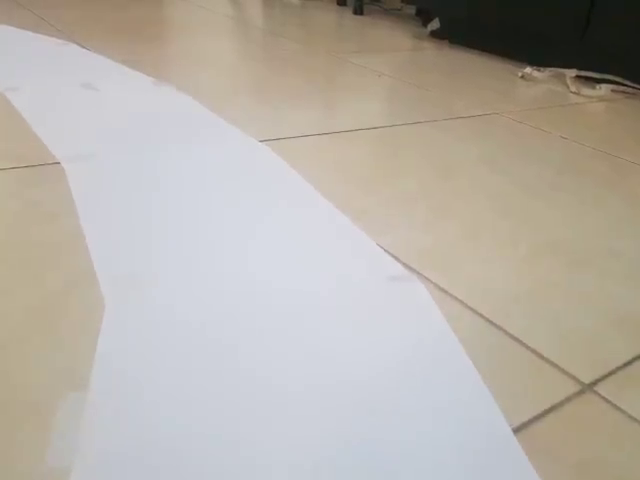
#> input picture frame 73 of vid1.mp4, 640 x 480 px
$ python cv_self_driver.py
#> lines starting #> are read from the running program, lines starting #| are printed output that depends on the picture; after the words box and inside, x2 and y2 are one past the last pixel; in counts of white or black regions, pixels touching at a corner belong together
### utils.py
import cv2
import numpy as np

def thresholding(img):
    imghsv = cv2.cvtColor(img, cv2.COLOR_BGR2HSV)
    lowerwhite = np.array([80, 0, 0])
    upperwhite = np.array([255, 160, 255])
    maskwhite = cv2.inRange(imghsv, lowerwhite, upperwhite)
    return maskwhite


def warpimg(img, points, w, h):
    pts1 = np.float32(points)
    pts2 = np.float32([[0, 0], [w, 0], [0, h], [w, h]])
    matrix = cv2.getPerspectiveTransform(pts1, pts2)
    imgWarp = cv2.warpPerspective(img, matrix, (w, h))
    return imgWarp

def nothing(a):
    pass

def initializeTrackbars(intialTracbarVals,wT=480, hT=240):
    cv2.namedWindow("Trackbars")
    cv2.resizeWindow("Trackbars", 360, 240)
    cv2.createTrackbar("Width Top", "Trackbars", intialTracbarVals[0],wT//2, nothing)
    cv2.createTrackbar("Height Top", "Trackbars", intialTracbarVals[1], hT, nothing)
    cv2.createTrackbar("Width Bottom", "Trackbars", intialTracbarVals[2],wT//2, nothing)
    cv2.createTrackbar("Height Bottom", "Trackbars", intialTracbarVals[3], hT, nothing)

def valTrackbars(wT=480, hT=240):
    widthTop = cv2.getTrackbarPos("Width Top", "Trackbars")
    heightTop = cv2.getTrackbarPos("Height Top", "Trackbars")
    widthBottom = cv2.getTrackbarPos("Width Bottom", "Trackbars")
    heightBottom = cv2.getTrackbarPos("Height Bottom", "Trackbars")
    points = np.float32([(widthTop, heightTop), (wT-widthTop, heightTop), (widthBottom , heightBottom ), (wT-widthBottom, heightBottom)])
    return points

def drawPoints(img, points):
    for x in range(4):
        cv2.circle(img, (int(points[x][0]), int(points[x][1])), 15, (0, 0, 255), cv2.FILLED)
    return img

def getHistogram(img, minPer=0.1, display=True):
    histValues = np.sum(img, axis=0)
    maxValue = np.max(histValues)
    minValue = minPer * maxValue

    indexArray = np.where(histValues >= minValue)
    basePoint = int(np.average(indexArray))

    if display:
        imgHist = np.zeros((img.shape[0], img.shape[1], 3), np.uint8)
        for  x, intensity in enumerate(histValues):
            cv2.line(imgHist, (x, img.shape[0]), (x, img.shape[0] - intensity//255), (255, 0, 255), 1)
            cv2.circle(imgHist, (basePoint, img.shape[0]), 20,(0, 255, 255), cv2.FILLED)

    return basePoint, imgHist

### cv_self_driver.py
import cv2
import numpy
import utils

def getLaneCurve(img):

    imgCopy = img.copy()

    imgThres = utils.thresholding(img)

    h, w, c = img.shape
    points = utils.valTrackbars()
    imgWarp = utils.warpimg(imgThres, points, w, h)
    imgWarpPoints = utils.drawPoints(imgCopy, points)

    basePoints, imgHist = utils.getHistogram(imgWarp)

    cv2.imshow("Thres", imgThres)
    cv2.imshow("Warp", imgWarp)
    cv2.imshow("Warp Points", imgWarpPoints)
    cv2.imshow("Histogram", imgHist)
    return None

framecount = 0

if __name__ == "__main__":
    cap = cv2.VideoCapture("vid1.mp4")

    initalTrackBarVals = [102, 80, 20, 215]
    utils.initializeTrackbars(initalTrackBarVals)

    while True:

        framecount += 1
        if cap.get(cv2.CAP_PROP_FRAME_COUNT) == framecount:
            cap.set(cv2.CAP_PROP_POS_FRAMES, 0)
            framecount = 0

        success, img = cap.read()
#> img is the input picture: shape (480, 640, 3); mean B, G, R 167.4, 175.7, 181.8

        img = cv2.resize(img, (480, 240))
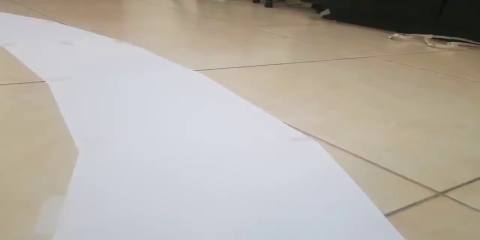
#> img: shape (240, 480, 3); mean B, G, R 167.4, 175.7, 181.9

        getLaneCurve(img)
#> in thresholding, `imghsv = cv2.cvtColor(img, cv2.COLOR_BGR2HSV)`: imghsv: shape (240, 480, 3); mean H, S, V 60.4, 35.7, 186.3
#> in thresholding, `maskwhite = cv2.inRange(imghsv, lowerwhite, upperwhite)`:
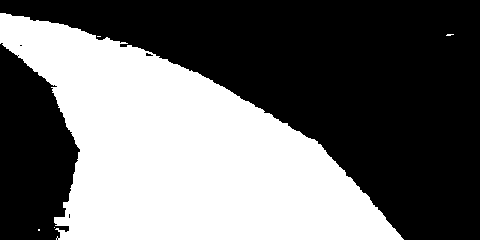
#> maskwhite: shape (240, 480); 42.3% white; 5 white regions (4 under 20 px), largest, box (x1, y1, x2, y2) and area: (0, 13, 404, 240) 48717
#> in warpimg, `imgWarp = cv2.warpPerspective(img, matrix, (w, h))`:
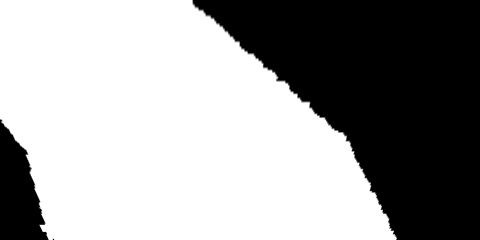
#> imgWarp: shape (240, 480); min 0, max 255, mean 157.7
#> after the loop in drawPoints, `for x in range(4):`:
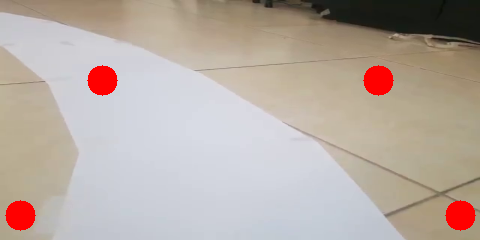
#> img: shape (240, 480, 3); mean B, G, R 163.6, 171.5, 183.7
#> in getHistogram, `histValues = np.sum(img, axis=0)`: histValues = 480 values, max 61200 at index 49, min 0 at index 398, mean 37836.3
#> in getHistogram, `maxValue = np.max(histValues)`: maxValue = 61200
#> in getHistogram, `minValue = minPer * maxValue`: minValue = 6120
#> in getHistogram, `basePoint = int(np.average(indexArray))`: basePoint = 193
#> the loop in getHistogram, `for  x, intensity in enumerate(histValues):` made 480 passes
#> intensity on passes 1 to 3: 30485, 30779, 31314
#> after the loop in getHistogram, `for  x, intensity in enumerate(histValues):`:
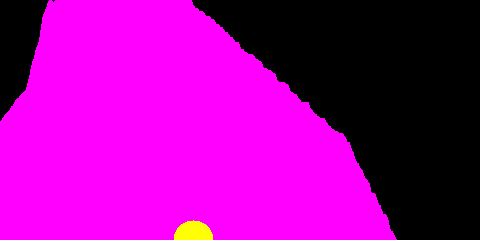
#> imgHist: shape (240, 480, 3); mean of channels 0, 1, 2 156.1, 1.3, 157.4; drawn as B, G, R

        cv2.imshow("Vid", img)
        cv2.waitKey(1)

$ run again, starting later in the video
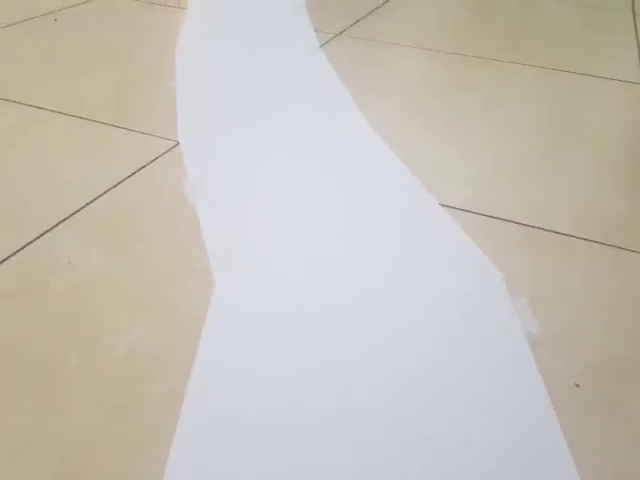
#> input picture frame 329 of vid1.mp4, 640 x 480 px
#> img is the input picture: shape (480, 640, 3); mean B, G, R 184.2, 192.9, 198.1
#> imghsv: shape (240, 480, 3); mean H, S, V 59.1, 30.5, 202.7
#> maskwhite: shape (240, 480); 41.3% white; 1 white region, box (x1, y1, x2, y2) and area: (123, 0, 435, 240) 47612
#> after the loop in drawPoints, `for x in range(4):`:
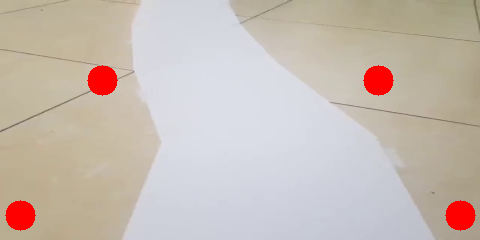
#> img: shape (240, 480, 3); mean B, G, R 180.3, 188.6, 199.8
#> histValues = 480 values, max 61200 at index 134, min 0 at index 0, mean 38079.1
#> maxValue = 61200
#> minValue = 6120
#> basePoint = 255
#> after the loop in getHistogram, `for  x, intensity in enumerate(histValues):`:
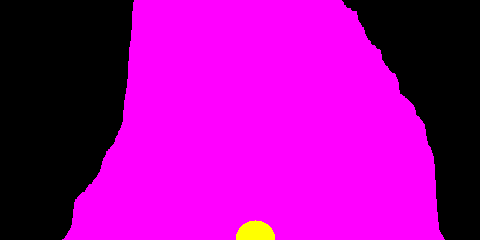
#> imgHist: shape (240, 480, 3); mean of channels 0, 1, 2 157.1, 1.3, 158.5; drawn as B, G, R

$ run again, starting later in the video
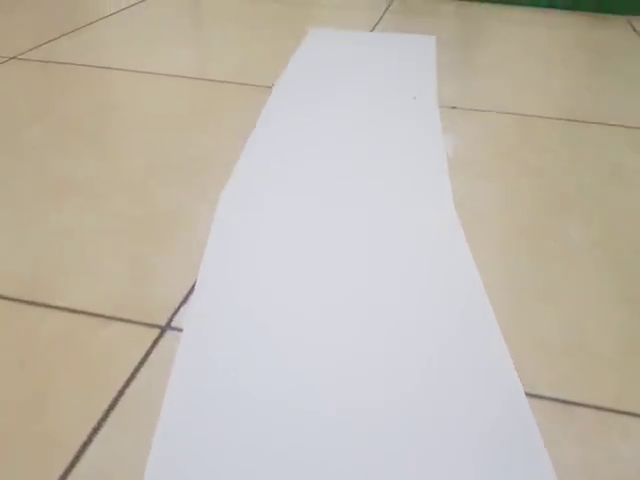
#> input picture frame 586 of vid1.mp4, 640 x 480 px
#> img is the input picture: shape (480, 640, 3); mean B, G, R 174.5, 185.8, 192.9
#> imghsv: shape (240, 480, 3); mean H, S, V 58.2, 34.5, 196.3
#> maskwhite: shape (240, 480); 39% white; 2 white regions (1 under 20 px), largest, box (x1, y1, x2, y2) and area: (109, 16, 418, 240) 44883
#> after the loop in drawPoints, `for x in range(4):`:
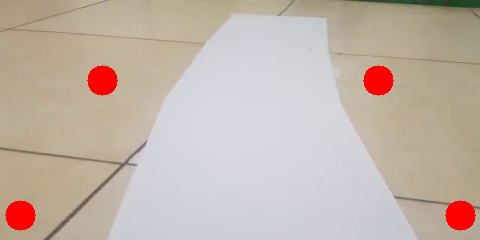
#> img: shape (240, 480, 3); mean B, G, R 170.9, 181.6, 194.7
#> histValues = 480 values, max 61200 at index 140, min 0 at index 0, mean 36985.1
#> maxValue = 61200
#> minValue = 6120
#> basePoint = 260
#> after the loop in getHistogram, `for  x, intensity in enumerate(histValues):`:
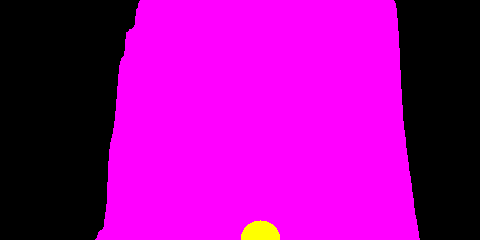
#> imgHist: shape (240, 480, 3); mean of channels 0, 1, 2 152.7, 1.3, 154; drawn as B, G, R
